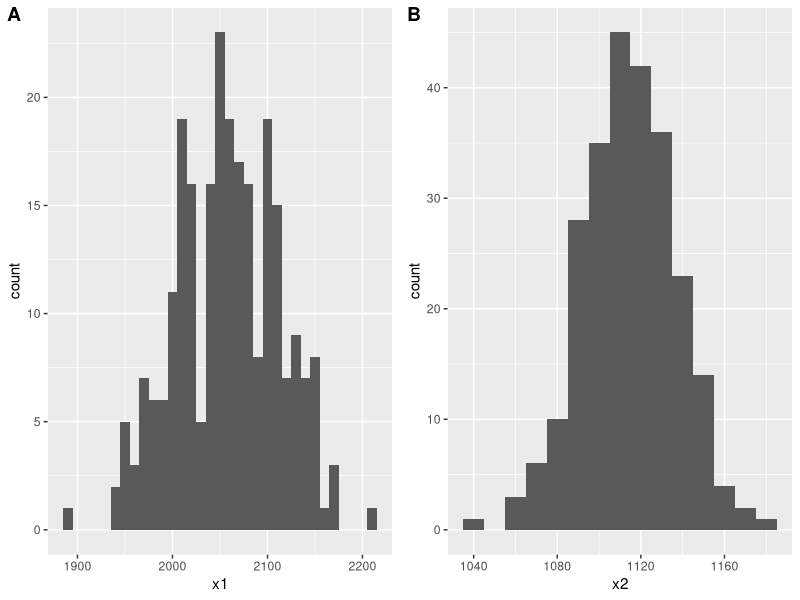
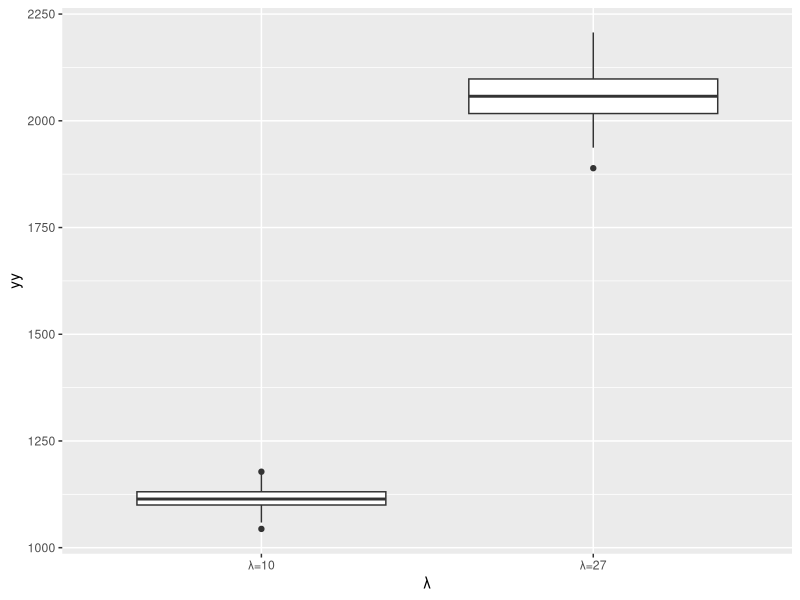
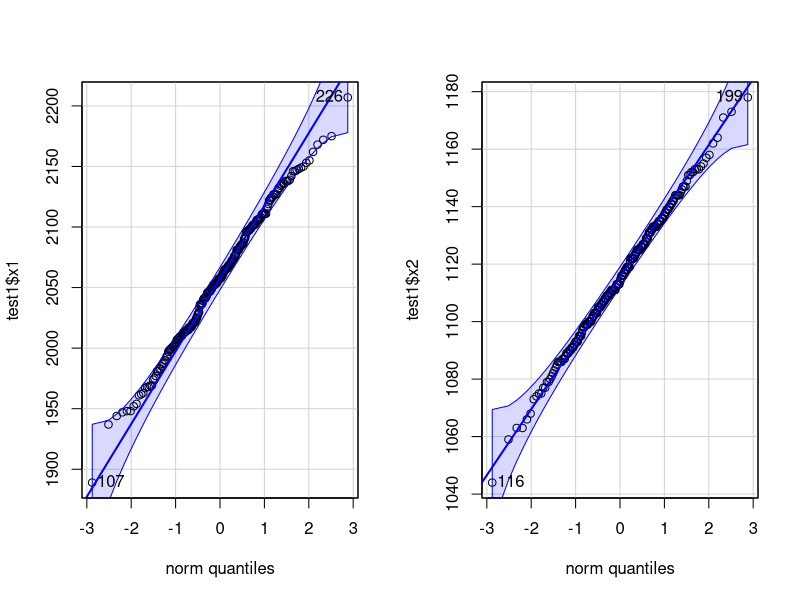

These charts were generated, in order, by the following R code:
## ---- chunk 1
test1<-read.csv("test1.csv")
#View(test1)
## ---- chunk 2
library(dplyr)
library(psych)
describe(test1[,2:3])
## ---- chunk 3
library(ggplot2)
library(cowplot)
p1<-ggplot(test1 , aes(x = x1))+geom_histogram(binwidth=10)
p2<-ggplot(test1 , aes(x = x2))+geom_histogram(binwidth=10)
plot_grid(p1,p2,labels="AUTO")
## ---- chunk 4
  r<- data.frame(xx=as.factor(c(rep("λ=27",nrow(test1)),rep("λ=10",nrow(test1)))),yy=c(test1$x1,test1$x2))
ggplot(r, aes(x = xx,y=yy))+geom_boxplot()+labs(x="λ")
#p1<-ggplot(test1 , aes(x = x1))+geom_boxplot()
#p2<-ggplot(test1 , aes(x = x2))+geom_boxplot()
#plot_grid(p1,p2,nrow=2,labels="AUTO")
## ---- chunk 5
library("car")
par(mfrow=c(1,2))
qqPlot(test1$x1)
qqPlot(test1$x2)

## ---- chunk 6
ks.test(test1$x1,"pnorm")
